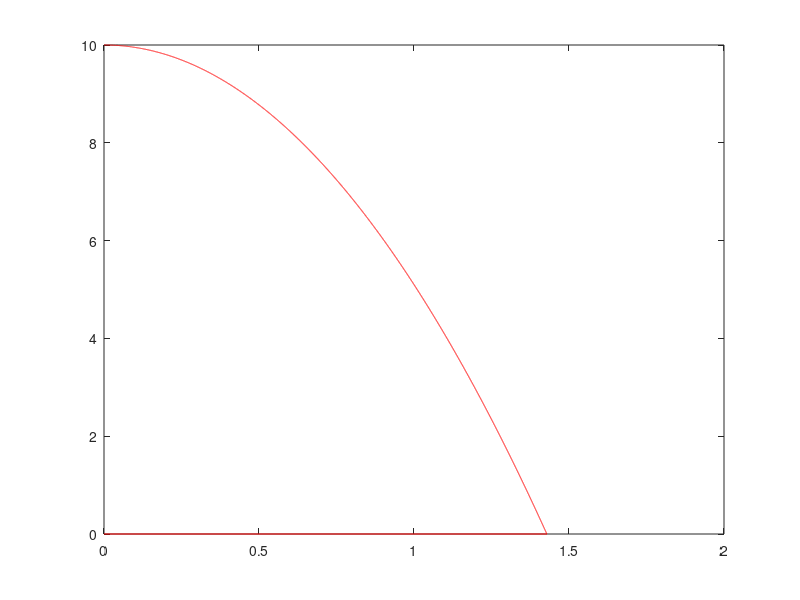

Source code (MATLAB): (Note: this script raises an error after producing the figure.)
%% 5.1b
clear; close all;

g=9.8;

% choose the number of time steps to take
%N=input(' Enter the number of time steps to take - ')
N=10000;
% Pre-allocate the arrays to make the code faster
tau=0.01;
t=(0:tau:N*tau);
y=zeros(1,N+1);
v=zeros(1,N+1);
% calculate the time step

% initialize the time array
t(1)=0;
% set the initial values of position and velocity
y(1)=10;v(1)=0;
% Do Euler's method for N time steps
k=0;
for n=1:N
    t(n+1)=n*tau;
    y(n+1)=y(n) + v(n)*tau;
    v(n+1)=v(n) - g*tau;
    k=k+1;
    if y(n+1)<0
        y(n+1)=0;
        v(n+1)=0;
        break;
    end
end

plot(t(1:k),y(1:k),'r-')



%% 5.1c
clear; close all;

g=9.8;

% choose the number of time steps to take
%N=input(' Enter the number of time steps to take - ')
N=10000;
tfinal=1.43;
tau=tfinal/N;
% Pre-allocate the arrays to make the code faster
t=zeros(1,N+1);
y=zeros(1,N+1);
v=zeros(1,N+1);

% initialize the time array
t(1)=0;
% set the initial values of position and velocity
y(1)=10;v(1)=0;
% Do Euler's method for N time steps
for n=1:N
    t(n+1)=n*tau;
    vhalf=v(n)-g*tau*0.5;
    
    y(n+1)=y(n) + vhalf*tau;
    v(n+1)=v(n) - g*tau;
    if y(n+1)<0
        y(n+1)=0;
        v(n+1)=0;
        break;
    end
end
% plot the result and compare it with the exact solution
plot(t,y,'r-')

%% 5.2a

clear;close all;
% declare the oscillator frequency to be global and set it
global g;
g=9.8;
% set the initial and final times
tstart=0;tfinal=1.43;
% set the initial conditions in the y0 column vector
u0=zeros(2,1);
u0(1)=10; % initial position
u0(2)=0; % initial velocity
% set the solve options
options=odeset('RelTol',1e-8);
% do the solve
[t,u]=ode45(@rhs,[tstart,tfinal],u0,options);
% unload the solution that comes back in y into x and v arrays
y=u(:,1);v=u(:,2);
% plot the position vs. time
plot(t,y)
title('Position vs. Time')
% make a "phase-space" plot of v vs. x
figure
plot(y,v)
title('Phase Space Plot (v vs. x)')

%% 5.2b

clear;close all;
% declare the oscillator frequency to be global and set it
global g;
g=9.8;
% set the initial and final times
tstart=0;tfinal=1.43;
% set the initial conditions in the y0 column vector
u0=zeros(2,1);
u0(1)=10; % initial position
u0(2)=0; % initial velocity
% set the solve options
options=odeset('RelTol',1e-8);
% do the solve
rhsb = @(t,u)[u(2);-g];
[t,u]=ode45(rhsb,[tstart,tfinal],u0,options);
% unload the solution that comes back in y into x and v arrays
y=u(:,1);v=u(:,2);
% plot the position vs. time
plot(t,y)
title('Position vs. Time')
% make a "phase-space" plot of v vs. x
figure
plot(y,v)
title('Phase Space Plot (v vs. x)')

%% 5.3

clear;close all;

% set the initial and final times
tspan = [0 100];
y0=1; % initial position

% set the solve options
options=odeset('RelTol',1e-8);

[t,u]=ode45(@(t,y) y.*sin(t),tspan,y0,options);
% unload the solution that comes back in y into x and v arrays

% plot the position vs. time
plot(t,u,'r-',t,exp(1-cos(t)),'-.bo')
title('Position vs. Time')

%% 5.4a

clear;close all;

global Cd a g p m v0 theta;
Cd=0.35;
a=0.037;
g=9.8;
p=1.2;
m=0.145;
v0=60;
theta=45;

% set the initial and final times
tstart=0;tfinal=10.5;
% set the initial conditions in the y0 column vector
u0=zeros(4,1);
u0(1)=0; % initial position x
u0(2)=0; % initial position y
u0(3)=v0*cos(theta) % initial velocity x
u0(4)=v0*sin(theta); % initial velocity y
% set the solve options
options=odeset('RelTol',1e-8);
% do the solve
[t,u]=ode45(@rhs54,[tstart,tfinal],u0,options);
[t1,u1]=ode45(@rhs54b,[tstart,tfinal],u0,options);
% unload the solution that comes back in y into x and v arrays

x=u(:,1);y=u(:,2);vx=u(:,3);vy=u(:,4);
x1=u1(:,1);y1=u1(:,2);vx1=u1(:,3);vy1=u1(:,4);
% plot the x vs. y

plot(x,y,'r-',x1,y1,'b-')
axis([0 inf 0 inf])
title('x vs. y')
%% y and x plots
plot(t,x)
title('x vs. t')
figure
plot(t,y)
title('y vs. t')

%% 5.4c
clear;close all;

global Cd a g p pD m v0 theta;
Cd=0.35;
a=0.037;
g=9.8;
p=1.2;
pD=1.2*(1-.15);
m=0.145;
v0=60;
theta=45;

% set the initial and final times
tstart=0;tfinal=10.5;
% set the initial conditions in the y0 column vector
u0=zeros(4,1);
u0(1)=0; % initial position x
u0(2)=0; % initial position y
u0(3)=v0*cos(theta) % initial velocity x
u0(4)=v0*sin(theta); % initial velocity y
% set the solve options
options=odeset('RelTol',1e-8);
% do the solve
[t,u]=ode45(@rhs54,[tstart,tfinal],u0,options);
[t1,u1]=ode45(@rhs54c,[tstart,tfinal],u0,options);
% unload the solution that comes back in y into x and v arrays

x=u(:,1);y=u(:,2);vx=u(:,3);vy=u(:,4);
x1=u1(:,1);y1=u1(:,2);vx1=u1(:,3);vy1=u1(:,4);
% plot the x vs. y

plot(x,y,'r-',x1,y1,'b-') % blue is denver
axis([0 inf 0 inf])
title('x vs. y')


